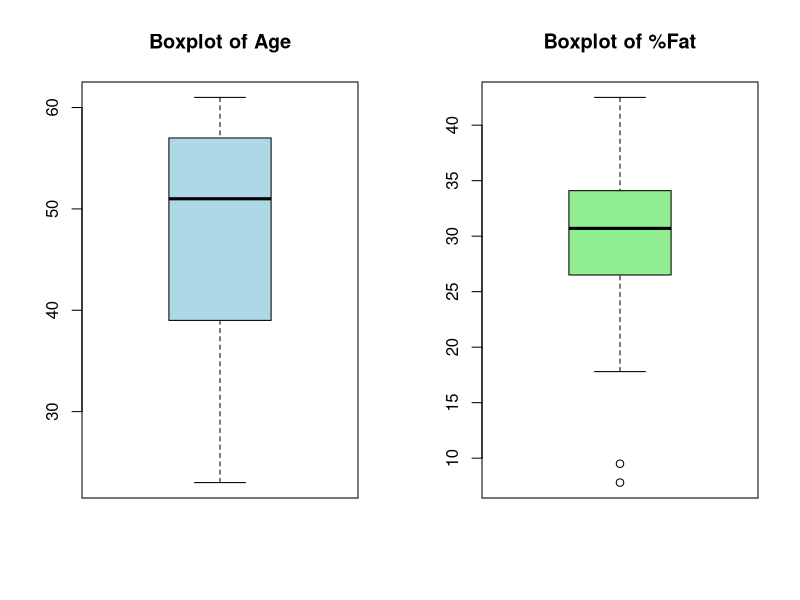
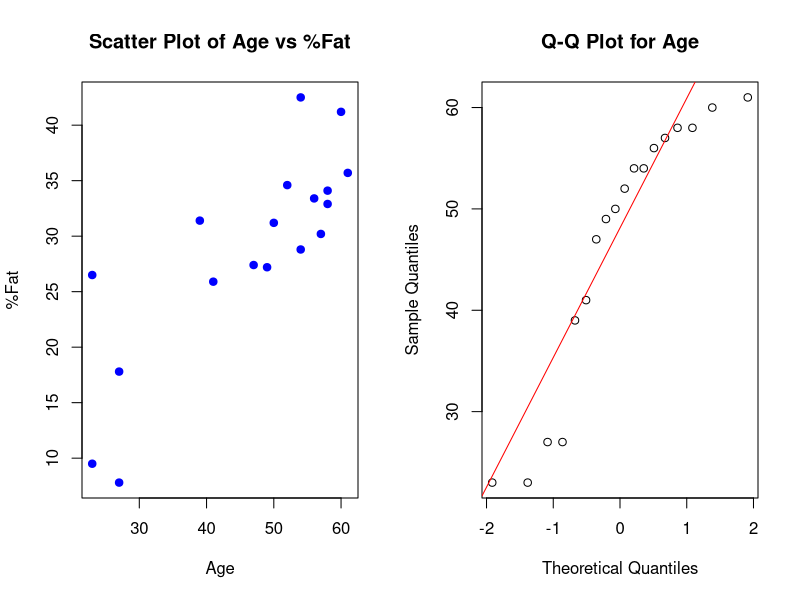
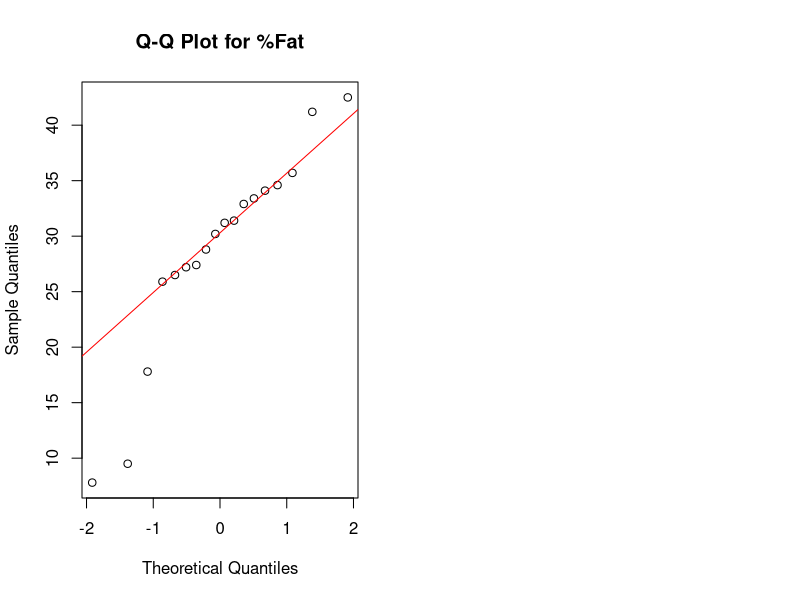

Generate these figures, in order, with R:
age <- c(23, 23, 27, 27, 39, 41, 47, 49, 50, 52, 54, 54, 56, 57, 58, 58, 60, 61)
fat <- c(9.5, 26.5, 7.8, 17.8, 31.4, 25.9, 27.4, 27.2, 31.2, 34.6, 42.5, 28.8, 33.4, 30.2, 34.1, 32.9, 41.2, 35.7)
mean_age <- mean(age)
median_age <- median(age)
sd_age <- sd(age)
mean_fat <- mean(fat)
median_fat <- median(fat)
sd_fat <- sd(fat)
print(paste("Mean Age:", mean_age))
print(paste("Median Age:", median_age))
print(paste("Standard Deviation of Age:", sd_age))
print(paste("Mean %Fat:", mean_fat))
print(paste("Median %Fat:", median_fat))
print(paste("Standard Deviation of %Fat:", sd_fat))
par(mfrow = c(1,2))
boxplot(age, main="Boxplot of Age", col="lightblue")
boxplot(fat, main="Boxplot of %Fat", col="lightgreen")
par(mfrow = c(1,2))
plot(age, fat, main="Scatter Plot of Age vs %Fat", xlab="Age", ylab="%Fat", pch=19, col="blue")
qqnorm(age, main="Q-Q Plot for Age")
qqline(age, col="red")
qqnorm(fat, main="Q-Q Plot for %Fat")
qqline(fat, col="red")